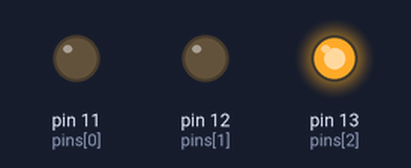
This program was run on a simulated Raspberry Pi (header pin numbers). Parts: output pins drawn as LEDs (lit = HIGH).

Above: at 0.05 s.
At 1.1 s:
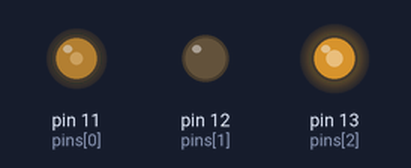
At 2.15 s:
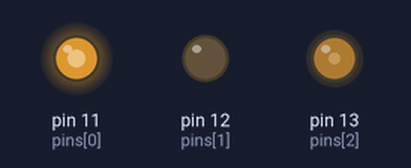
At 4.25 s:
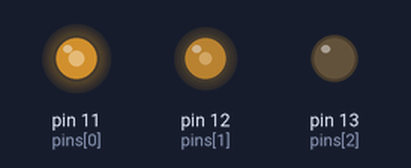
At 6.35 s:
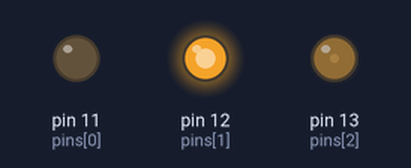
At 8.45 s:
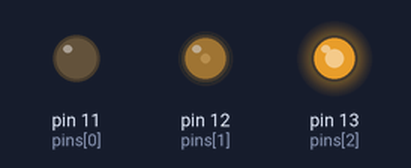
Timing chart, 0 to 11.7 s (numbered marks = the images above):
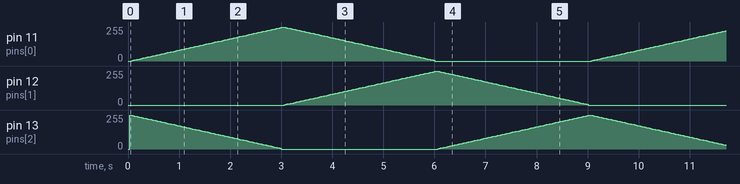

The program:

rgb_led_timed.py
```python
import RPi.GPIO as GPIO
import time

GPIO.setmode(GPIO.BOARD)

pins = [11, 12, 13]

for pin in pins:
  GPIO.setup(pin, GPIO.OUT)

try:
  pwd_led_old = GPIO.PWM(pins[-1], 500)
  pwd_led_old.start(0)

  while True:
    for led in pins:
      pwm_led = GPIO.PWM(led, 500)
      pwm_led.start(0)

      for i in range(100):
        time.sleep(0.03)
        pwm_led.ChangeDutyCycle(i)
        pwd_led_old.ChangeDutyCycle(100 - i)

      pwd_led_old.ChangeDutyCycle(0)
      pwd_led_old = pwm_led
except KeyboardInterrupt:
  pass

finally:
  GPIO.cleanup()
```
